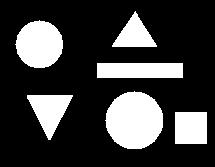
#> input picture images/binary_objects.jpg, 215 x 167 px
$ jupyter execute Ex8_2.ipynb
#> lines starting #> are read from the running program, lines starting #| are printed output that depends on the picture
[cell 1]
import skimage as ski
import numpy as np
import matplotlib.pyplot as plt

[cell 2]
image = ski.io.imread(r'../images/binary_objects.jpg')
#> image is the input picture: shape (167, 215); min 0, max 255, mean 61.4

[cell 3]
def line(length, degree):
    se = np.zeros((length, length))
    if degree == 0:
        se[int(length/2), :] = 1
    elif degree == 90:
        se[:, int(length/2)] = 1
    else:
        for i in range(length):
            se[i, int(i*np.tan(np.deg2rad(degree)))] = 1
    return se

[cell 4]
se1 = ski.morphology.disk(5)
se2 = ski.morphology.disk(15)
se3 = ski.morphology.square(7)
se4 = ski.morphology.rectangle(5, 10)
se5 = line(10, 90)

[cell 5]
plt.figure(figsize=(15, 10))
plt.subplot(2, 3, 1), plt.imshow(image, cmap='gray'), plt.title('Original')
for i, (se, title) in enumerate(zip([se1, se2, se3, se4, se5], ['Disk 5', 'Disk 15', 'Square 7', 'Rectangle 5x10', 'Line 10 deg. 90'])):
    BW = ski.morphology.erosion(image, se)
    plt.subplot(2, 3, i+2), plt.imshow(BW, cmap='gray'), plt.title(title)
#> this loop made 5 passes
#> pass 1, `BW = ski.morphology.erosion(image, se)`:
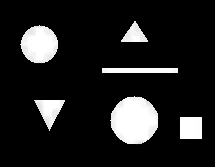
#> BW: shape (167, 215); min 0, max 255, mean 31.5
#> pass 2, `BW = ski.morphology.erosion(image, se)`:
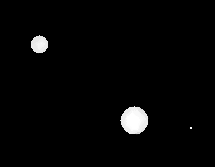
#> BW: shape (167, 215); min 0, max 255, mean 5.6
#> pass 3, `BW = ski.morphology.erosion(image, se)`:
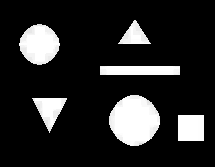
#> BW: shape (167, 215); min 0, max 255, mean 39.1
plt.show()
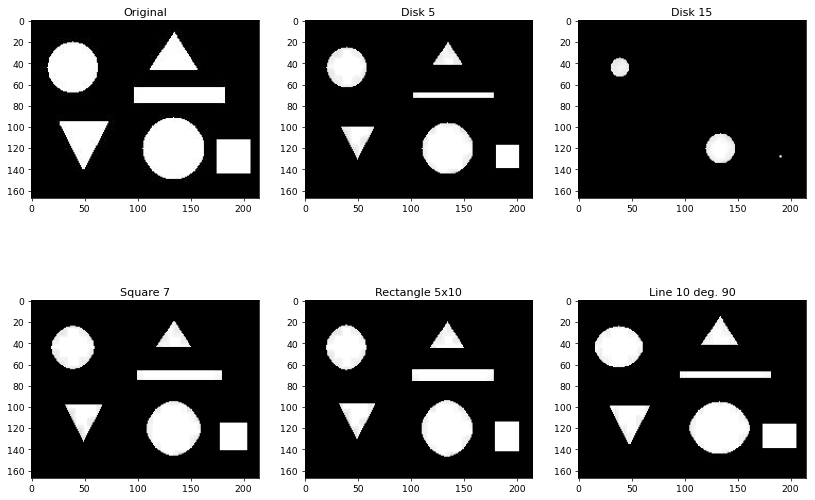
#> figure drawn by matplotlib, 6 panels
